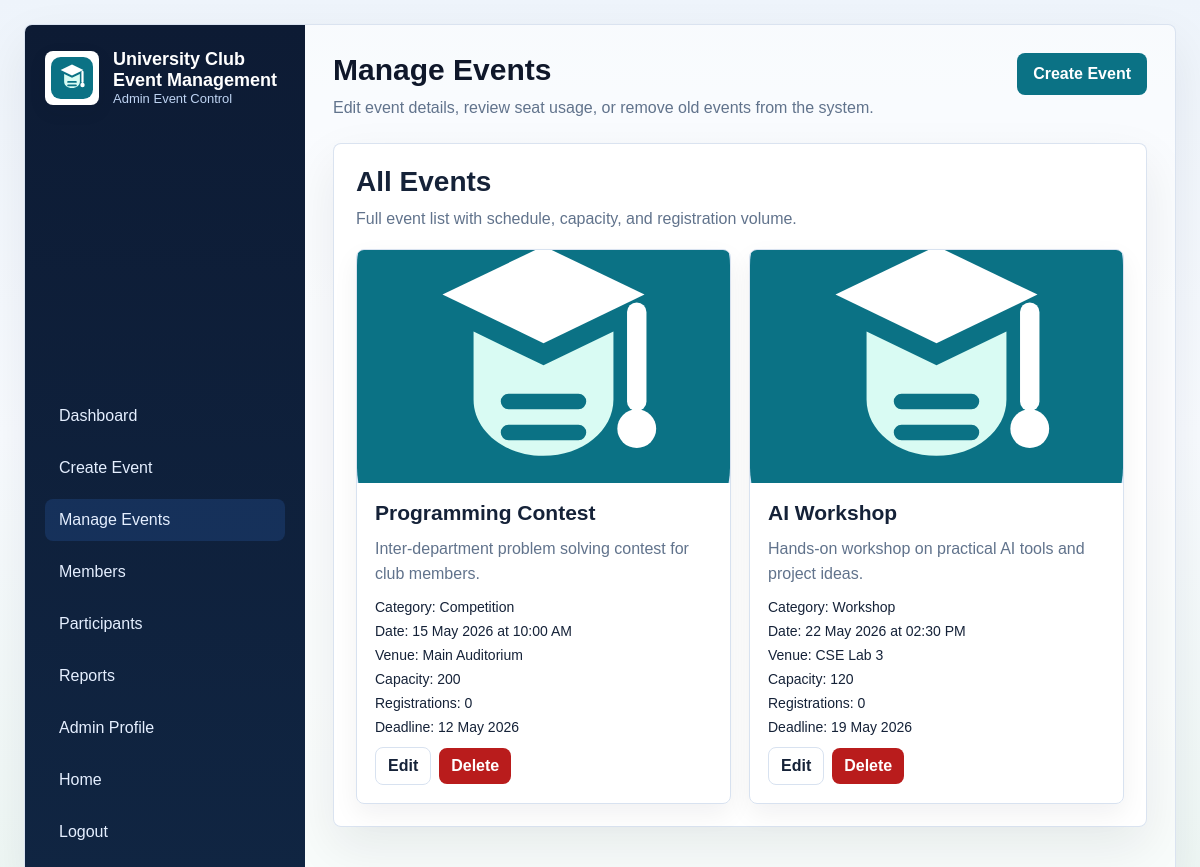
The app's page /admin/manage-events.php (signed in) with its own data.
### tables this page shows
CREATE TABLE IF NOT EXISTS events (
    event_id INT AUTO_INCREMENT PRIMARY KEY,
    title VARCHAR(200) NOT NULL,
    description TEXT,
    image_path VARCHAR(255) DEFAULT NULL,
    category VARCHAR(80) DEFAULT 'General',
    event_date DATE NOT NULL,
    event_time TIME DEFAULT NULL,
    registration_deadline DATE DEFAULT NULL,
    venue VARCHAR(150) NOT NULL,
    capacity INT NOT NULL,
    created_by INT DEFAULT NULL,
    created_at TIMESTAMP DEFAULT CURRENT_TIMESTAMP,
    CONSTRAINT chk_events_capacity CHECK (capacity > 0 AND capacity <= 500),
    CONSTRAINT fk_events_admin FOREIGN KEY (created_by) REFERENCES admins(admin_id) ON DELETE SET NULL
);

### backend/db.php (called while the page is built, shortened)
<?php
function e(string $value): string
{
    return htmlspecialchars($value, ENT_QUOTES, 'UTF-8');
}
function eventImageUrl(?string $path, string $prefix = ''): string
{
    $cleanPath = trim((string) $path);
    if ($cleanPath !== '') {
        return e($prefix . ltrim($cleanPath, '/'));
    }
    return e($prefix . 'assets/images/club_logo.svg');
}

### admin/manage-events.php (the view, shortened to what this page needs)
<?php
require_once __DIR__ . '/../backend/db.php';
$events = $conn->query(
    'SELECT e.event_id, e.title, e.description, e.image_path, e.category, e.event_date, e.event_time,
            e.registration_deadline, e.venue, e.capacity,
            COUNT(r.registration_id) AS total_registrations
     FROM events e
     LEFT JOIN registrations r ON r.event_id = e.event_id
     GROUP BY e.event_id, e.title, e.description, e.image_path, e.category, e.event_date,
              e.event_time, e.registration_deadline, e.venue, e.capacity
     ORDER BY e.event_date ASC'
);
?>
<!DOCTYPE html>
<html lang="en">
<head>
    <link rel="stylesheet" href="../student/style.css">
</head>
<body class="app-page">
    <div class="app-shell">
        <aside class="sidebar">
            <div>
                <div class="brand-row">
                    <img src="../assets/images/club_logo.svg" alt="University Club Event Management Logo" class="brand-logo">
                    <div class="brand-copy">
                        <strong>University Club Event Management</strong>
                        <span>Admin Event Control</span>
                    </div>
                </div>
            </div>
            <div>
                <nav class="nav-links">
                    <a href="admin-dashboard.php">Dashboard</a>
                    <a href="create-event.php">Create Event</a>
                    <a href="manage-events.php" class="active">Manage Events</a>
                    <a href="manage-students.php">Members</a>
                    <a href="manage-participants.php">Participants</a>
                    <a href="reports.php">Reports</a>
                    <a href="profile.php">Admin Profile</a>
                    <a href="../index.php">Home</a>
                    <a href="../backend/logout.php?admin=1">Logout</a>
                </nav>
            </div>
        </aside>
        <main class="content">
            <section class="topbar">
                <div>
                    <h1>Manage Events</h1>
                    <p class="muted">Edit event details, review seat usage, or remove old events from the system.</p>
                </div>
                <div class="topbar-actions">
                    <a class="button-link" href="create-event.php">Create Event</a>
                </div>
            </section>
            <section class="panel">
                <div class="section-head">
                    <h2>All Events</h2>
                    <p class="muted">Full event list with schedule, capacity, and registration volume.</p>
                </div>
                <div class="card-grid">
                    <?php if (!$events || $events->num_rows === 0): ?>
                        <div class="empty-state">No events found.</div>
                    <?php else: ?>
                        <?php while ($event = $events->fetch_assoc()): ?>
                            <article class="event-media-card">
                                <div class="event-thumb">
                                    <img src="<?= eventImageUrl($event['image_path'], '../'); ?>" alt="<?= e($event['title']); ?>">
                                </div>
                                <div class="event-body">
                                    <h3><?= e($event['title']); ?></h3>
                                    <p><?= e($event['description'] ?: 'No description available yet.'); ?></p>
                                    <div class="meta-list">
                                        <span>Category: <?= e($event['category']); ?></span>
                                        <span>Date: <?= e(date('d M Y', strtotime($event['event_date']))); ?><?= $event['event_time'] ? ' at ' . e(date('h:i A', strtotime($event['event_time']))) : ''; ?></span>
                                        <span>Venue: <?= e($event['venue']); ?></span>
                                        <span>Capacity: <?= e((string) $event['capacity']); ?></span>
                                        <span>Registrations: <?= e((string) $event['total_registrations']); ?></span>
                                        <?php if ($event['registration_deadline']): ?>
                                            <span>Deadline: <?= e(date('d M Y', strtotime($event['registration_deadline']))); ?></span>
                                        <?php endif; ?>
                                    </div>
                                    <div class="table-actions">
                                        <a class="button-link ghost small-btn" href="manage-events.php?edit=<?= e((string) $event['event_id']); ?>">Edit</a>
                                        <form method="post" class="mini-form">
                                            <button type="submit" class="small-btn danger-btn">Delete</button>
                                        </form>
                                    </div>
                                </div>
                            </article>
                        <?php endwhile; ?>
                    <?php endif; ?>
                </div>
            </section>
        </main>
    </div>
</body>
</html>

### student/style.css (style rules this page uses)
* { box-sizing: border-box; margin: 0; padding: 0; }
:root { --bg: #edf3fb; --surface: #ffffff; --surface-soft: #f7faff; --surface-strong: #0d1b34; --text: #152238; --muted: #61738c; --border: #d8e2f0; --primary: #0b7285; --primary-dark: #085c6a; --accent: #1d4ed8; --success: #15803d; --warning: #b45309; --danger: #b91c1c; --shadow: 0 20px 50px rgba(15, 23, 42, 0.08); }
html { scroll-behavior: smooth; }
body { min-height: 100vh; font-family: Arial, Helvetica, sans-serif; color: var(--text); background: linear-gradient(180deg, #eef4fb 0%, #f8fbff 48%, #eef7f4 100%); }
a { color: var(--accent); text-decoration: none; }
img { display: block; max-width: 100%; }
input, textarea, select, button { font: inherit; }
button, .button-link { display: inline-flex; align-items: center; justify-content: center; gap: 8px; border: none; border-radius: 8px; background: var(--primary); color: #fff; cursor: pointer; padding: 12px 16px; font-weight: 700; transition: background 0.2s ease, transform 0.2s ease; }
.button-link.ghost, .ghost-btn { background: #fff; color: var(--text); border: 1px solid var(--border); }
.brand-row { display: flex; align-items: center; gap: 14px; }
.brand-logo { width: 54px; height: 54px; object-fit: contain; border-radius: 8px; background: #fff; padding: 6px; box-shadow: 0 6px 18px rgba(15, 23, 42, 0.08); }
.brand-copy strong { display: block; font-size: 18px; }
.brand-copy span { display: block; color: var(--muted); font-size: 13px; }
.hero-copy, .hero-panel, .feature-card, .stat-card, .info-card, .panel, .auth-card, .quick-card { background: rgba(255, 255, 255, 0.94); border: 1px solid rgba(216, 226, 240, 0.95); border-radius: 8px; box-shadow: var(--shadow); }
.hero-copy h1, .topbar h1, .detail-copy h1 { color: #0f172a; }
.hero-copy p, .muted { color: var(--muted); line-height: 1.6; }
.section-head { margin-bottom: 18px; }
.section-head h2 { font-size: 28px; margin-bottom: 8px; }
.feature-grid, .stats-grid, .card-grid, .quick-grid { display: grid; gap: 18px; }
.app-page { padding: 24px; }
.app-shell { display: grid; grid-template-columns: 280px minmax(0, 1fr); min-height: calc(100vh - 48px); background: rgba(255, 255, 255, 0.58); border: 1px solid rgba(216, 226, 240, 0.95); border-radius: 8px; overflow: hidden; box-shadow: var(--shadow); }
.sidebar { background: linear-gradient(180deg, #0d1b34 0%, #102542 100%); color: #fff; padding: 24px 20px; display: flex; flex-direction: column; justify-content: space-between; gap: 24px; }
.sidebar .brand-copy span, .sidebar .profile-meta span { color: #bfd4f3; }
.nav-links { display: grid; gap: 10px; }
.nav-links a { display: block; color: #e5efff; padding: 12px 14px; border-radius: 8px; }
.nav-links a.active, .nav-links a:hover { background: rgba(59, 130, 246, 0.16); text-decoration: none; }
.content { padding: 28px; overflow: auto; }
.topbar { display: flex; align-items: flex-start; justify-content: space-between; gap: 16px; margin-bottom: 22px; }
.topbar h1 { font-size: 30px; margin-bottom: 8px; }
.topbar-actions { display: flex; gap: 10px; flex-wrap: wrap; }
.panel { padding: 22px; margin-bottom: 22px; }
.card-grid { grid-template-columns: repeat(auto-fit, minmax(260px, 1fr)); }
.event-media-card { background: rgba(255, 255, 255, 0.96); border: 1px solid var(--border); border-radius: 8px; overflow: hidden; box-shadow: 0 10px 26px rgba(15, 23, 42, 0.06); transition: transform 0.18s ease, box-shadow 0.18s ease; }
.event-thumb { aspect-ratio: 16 / 10; background: #dbeafe; overflow: hidden; }
.event-thumb img, .medium-thumb img { width: 100%; height: 100%; object-fit: cover; }
.event-body { padding: 18px; display: grid; gap: 12px; }
.event-body h3 { font-size: 21px; }
.event-body p { color: var(--muted); line-height: 1.55; }
.meta-list { display: grid; gap: 8px; color: var(--text); font-size: 14px; }
.small-btn { width: auto; padding: 9px 12px; }
.danger-btn { background: #b91c1c; }
.table-actions { display: flex; flex-wrap: wrap; gap: 8px; align-items: center; }
.mini-form { display: inline; }

### records on screen
events: image_path (picture), title "Programming Contest", description "Inter-department problem solving contest for club members.", category "Competition", event_date "15 May 2026", event_time "10:00 AM", venue "Main Auditorium", capacity "200", total_registrations "0", registration_deadline "12 May 2026"
events: image_path (picture), title "AI Workshop", description "Hands-on workshop on practical AI tools and project ideas.", category "Workshop", event_date "22 May 2026", event_time "02:30 PM", venue "CSE Lab 3", capacity "120", total_registrations "0", registration_deadline "19 May 2026"
